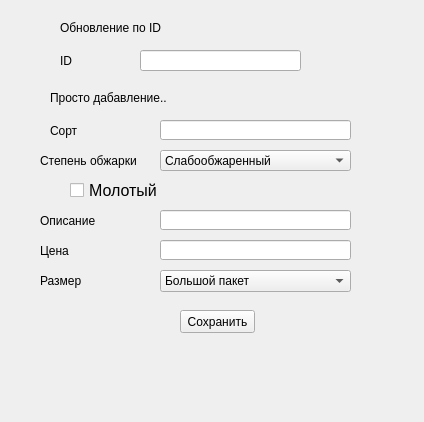
<?xml version="1.0" encoding="UTF-8"?>
<ui version="4.0">
 <class>AddCoffee</class>
 <widget class="QWidget" name="AddCoffee">
  <property name="geometry">
   <rect>
    <x>0</x>
    <y>0</y>
    <width>424</width>
    <height>422</height>
   </rect>
  </property>
  <property name="windowTitle">
   <string>Form</string>
  </property>
  <widget class="QLineEdit" name="sortLine">
   <property name="geometry">
    <rect>
     <x>160</x>
     <y>120</y>
     <width>191</width>
     <height>20</height>
    </rect>
   </property>
  </widget>
  <widget class="QLineEdit" name="descLine">
   <property name="geometry">
    <rect>
     <x>160</x>
     <y>210</y>
     <width>191</width>
     <height>20</height>
    </rect>
   </property>
  </widget>
  <widget class="QLineEdit" name="priceLine">
   <property name="geometry">
    <rect>
     <x>160</x>
     <y>240</y>
     <width>191</width>
     <height>20</height>
    </rect>
   </property>
  </widget>
  <widget class="QLabel" name="label">
   <property name="geometry">
    <rect>
     <x>50</x>
     <y>120</y>
     <width>81</width>
     <height>21</height>
    </rect>
   </property>
   <property name="text">
    <string>Сорт</string>
   </property>
  </widget>
  <widget class="QLabel" name="label_2">
   <property name="geometry">
    <rect>
     <x>40</x>
     <y>150</y>
     <width>111</width>
     <height>21</height>
    </rect>
   </property>
   <property name="text">
    <string>Степень обжарки</string>
   </property>
  </widget>
  <widget class="QLabel" name="label_4">
   <property name="geometry">
    <rect>
     <x>40</x>
     <y>210</y>
     <width>111</width>
     <height>21</height>
    </rect>
   </property>
   <property name="text">
    <string>Описание</string>
   </property>
  </widget>
  <widget class="QLabel" name="label_5">
   <property name="geometry">
    <rect>
     <x>40</x>
     <y>240</y>
     <width>111</width>
     <height>21</height>
    </rect>
   </property>
   <property name="text">
    <string>Цена</string>
   </property>
  </widget>
  <widget class="QLabel" name="label_6">
   <property name="geometry">
    <rect>
     <x>40</x>
     <y>270</y>
     <width>111</width>
     <height>21</height>
    </rect>
   </property>
   <property name="text">
    <string>Размер</string>
   </property>
  </widget>
  <widget class="QCheckBox" name="groundCheck">
   <property name="geometry">
    <rect>
     <x>70</x>
     <y>180</y>
     <width>141</width>
     <height>21</height>
    </rect>
   </property>
   <property name="font">
    <font>
     <pointsize>12</pointsize>
    </font>
   </property>
   <property name="text">
    <string>Молотый</string>
   </property>
  </widget>
  <widget class="QComboBox" name="roastCombo">
   <property name="geometry">
    <rect>
     <x>160</x>
     <y>150</y>
     <width>191</width>
     <height>21</height>
    </rect>
   </property>
   <item>
    <property name="text">
     <string>Слабообжаренный</string>
    </property>
   </item>
   <item>
    <property name="text">
     <string>Среднеобжаренный</string>
    </property>
   </item>
   <item>
    <property name="text">
     <string>Сильнообжаренный</string>
    </property>
   </item>
  </widget>
  <widget class="QComboBox" name="sizeCombo">
   <property name="geometry">
    <rect>
     <x>160</x>
     <y>270</y>
     <width>191</width>
     <height>22</height>
    </rect>
   </property>
   <item>
    <property name="text">
     <string>Большой пакет</string>
    </property>
   </item>
   <item>
    <property name="text">
     <string>Средний пакет</string>
    </property>
   </item>
   <item>
    <property name="text">
     <string>Маленький пакет</string>
    </property>
   </item>
  </widget>
  <widget class="QPushButton" name="saveBtn">
   <property name="geometry">
    <rect>
     <x>180</x>
     <y>310</y>
     <width>75</width>
     <height>23</height>
    </rect>
   </property>
   <property name="text">
    <string>Сохранить</string>
   </property>
  </widget>
  <widget class="QLabel" name="errorLine">
   <property name="geometry">
    <rect>
     <x>50</x>
     <y>370</y>
     <width>311</width>
     <height>20</height>
    </rect>
   </property>
   <property name="text">
    <string/>
   </property>
  </widget>
  <widget class="QLineEdit" name="idLine">
   <property name="geometry">
    <rect>
     <x>140</x>
     <y>50</y>
     <width>161</width>
     <height>21</height>
    </rect>
   </property>
  </widget>
  <widget class="QLabel" name="label_3">
   <property name="geometry">
    <rect>
     <x>60</x>
     <y>50</y>
     <width>81</width>
     <height>21</height>
    </rect>
   </property>
   <property name="text">
    <string>ID</string>
   </property>
  </widget>
  <widget class="QLabel" name="label_7">
   <property name="geometry">
    <rect>
     <x>60</x>
     <y>20</y>
     <width>121</width>
     <height>16</height>
    </rect>
   </property>
   <property name="text">
    <string>Обновление по ID</string>
   </property>
  </widget>
  <widget class="QLabel" name="label_8">
   <property name="geometry">
    <rect>
     <x>50</x>
     <y>90</y>
     <width>121</width>
     <height>16</height>
    </rect>
   </property>
   <property name="text">
    <string>Просто дабавление..</string>
   </property>
  </widget>
 </widget>
 <resources/>
 <connections/>
</ui>
